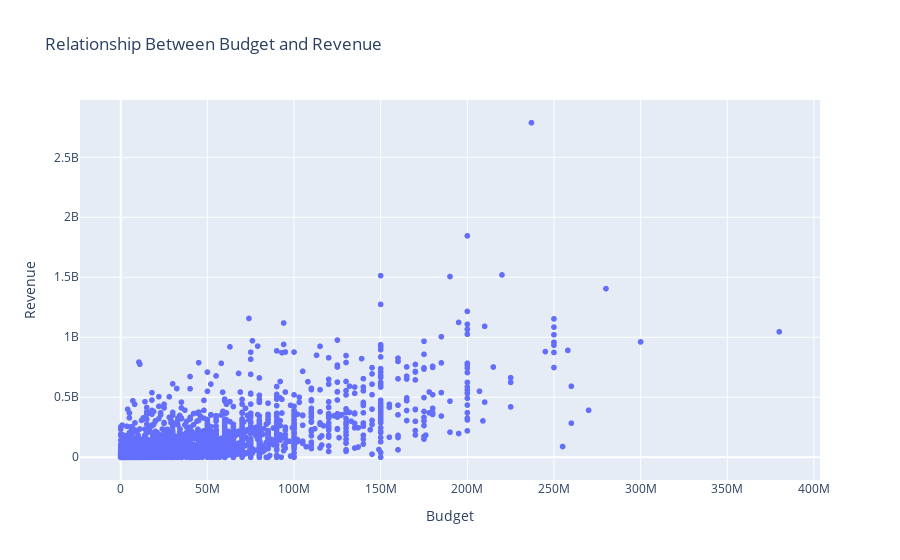

Notebook code cell kept with this figure:
### Markdown cell above
## Q7: Use scatter plot to draw the relationship between budget and revenue.
![p3.png](attachment:p3.png)

### Code cell
# Assuming you have a 'combined_df' dataframe
fig = px.scatter(combined_df, x='budget', y='revenue', title='Relationship Between Budget and Revenue')
fig.update_layout(xaxis_title='Budget', yaxis_title='Revenue')

# Show the scatter plot
fig.show()

### Figure 1 — Plotly figure (JSON) as saved in the notebook; plotly's stock layout.template omitted (floating-point values rounded to 4 significant figures; data arrays with more than 128 entries replaced by an {"elided": "..."} marker saying what was removed)
{"data": [{"hovertemplate": "budget=%{x}<br>revenue=%{y}<extra></extra>", "legendgroup": "", "marker": {"color": "#636efa", "symbol": "circle"}, "mode": "markers", "name": "", "showlegend": false, "type": "scattergl", "x": {"elided": "4803 int values"}, "xaxis": "x", "y": {"elided": "4803 int values"}, "yaxis": "y"}], "layout": {"legend": {"tracegroupgap": 0}, "title": {"text": "Relationship Between Budget and Revenue"}, "xaxis": {"anchor": "y", "domain": [0, 1], "title": {"text": "Budget"}}, "yaxis": {"anchor": "x", "domain": [0, 1], "title": {"text": "Revenue"}}}}
